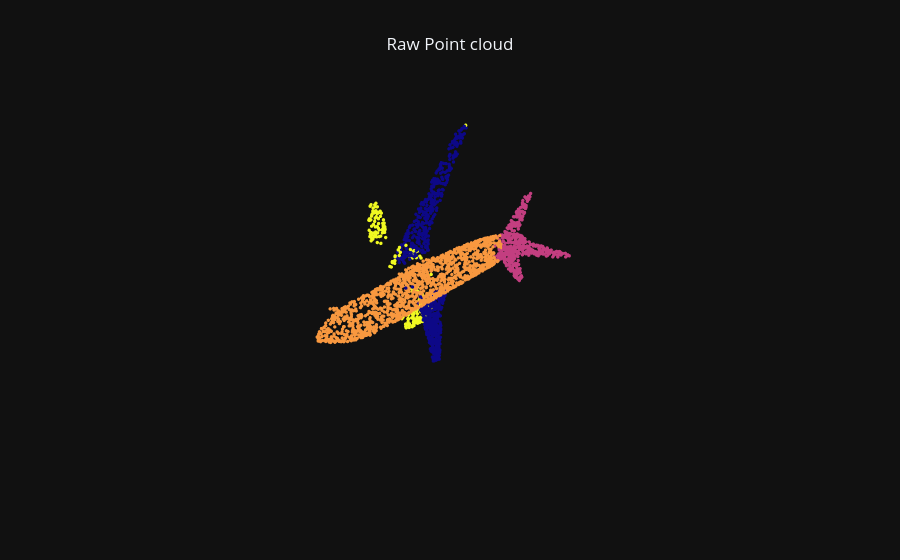

This figure's notebook cell:
### Code cell
pc_plots = plot_pc_data3d(x=points[:,0], y=points[:,1], z=points[:,2], apply_color_gradient=False, color=PART_COLORS[seg_labels - 1], marker_size=2)
layout = dict(template="plotly_dark", title="Raw Point cloud", scene=PCD_SCENE, title_x=0.5)
fig = go.Figure(data=pc_plots, layout=layout)   
fig.show()

### Figure 1 — Plotly figure (JSON) as saved in the notebook; plotly's stock layout.template omitted (floating-point values rounded to 4 significant figures; data arrays with more than 128 entries replaced by an {"elided": "..."} marker saying what was removed)
{"data": [{"hoverinfo": "skip", "marker": {"color": {"elided": "2512 int values"}, "opacity": 1, "size": 2}, "mode": "markers", "showlegend": false, "type": "scatter3d", "x": {"elided": "2512 float values"}, "y": {"elided": "2512 float values"}, "z": {"elided": "2512 float values"}}], "layout": {"scene": {"aspectmode": "data", "xaxis": {"visible": false}, "yaxis": {"visible": false}, "zaxis": {"visible": false}}, "title": {"text": "Raw Point cloud", "x": 0.5}}}
